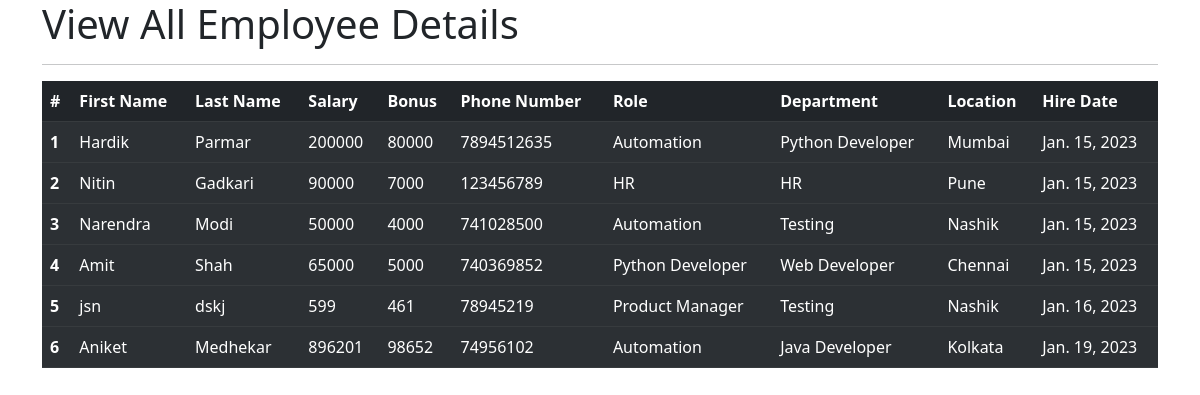
The app's page /all_emp with its own data.
### emp_app/models.py (models this page shows, shortened)
class Employee(models.Model):
    first_name = models.CharField(max_length=100 , null = False)
    last_name = models.CharField(max_length=100)
    dept = models.ForeignKey(Department , on_delete = models.CASCADE)
    salary = models.IntegerField(default=0)
    bonus = models.IntegerField(default=0)
    role = models.ForeignKey(Role , on_delete=models.CASCADE)
    phone = models.IntegerField(default=0)
    hire_date = models.DateField()
    def __str__(self):
        return "%s %s %s" %(self.first_name,self.last_name,self.phone)

class Role(models.Model):
    name = models.CharField(max_length=100,null=False)

class Department(models.Model):
    name = models.CharField(max_length=100 , null=False)
    location = models.CharField(max_length=100)

### emp_app/views.py (the view)
# urls.py: path('all_emp',views.all_emp,name = 'all_emp'),
def all_emp(request):
    emps = Employee.objects.all()
    context = {
        'emps' : emps
    }
    print(context)
    return render(request, 'view_all_emp.html',context )

### emp_app/templates/view_all_emp.html (shortened to what this page needs)
<!doctype html>
<html lang="en">
  <head>
    <link href="https://cdn.jsdelivr.net/npm/bootstrap@5.2.3/dist/css/bootstrap.min.css" rel="stylesheet">
  </head>
  <body>
    <div class="container">
        <h1>View All Employee Details</h1>
        <hr>
        <table class="table table-striped table-dark">
            <thead>
              <tr>
                <th scope="col">#</th>
                <th scope="col">First Name</th>
                <th scope="col">Last Name</th>
                <th scope="col">Salary</th>
                <th scope="col">Bonus</th>
                <th scope="col">Phone Number</th>
                <th scope="col">Role</th>
                <th scope="col">Department</th>
                <th scope="col">Location</th>
                <th scope="col">Hire Date</th>
              </tr>
            </thead>
                    {% for emp in emps %}
            <tbody>
              <tr>
                <th scope="row">{{emp.id}}</th>
                <td>{{emp.first_name}}</td>
                <td>{{emp.last_name}}</td>
                <td>{{emp.salary}}</td>
                <td>{{emp.bonus}}</td>
                <td>{{emp.phone}}</td>
                <td>{{emp.role.name}}</td>
                <td>{{emp.dept.name}}</td>
                <td>{{emp.dept.location}}</td>
                <td>{{emp.hire_date}}</td>
              </tr>
            </tbody>
                   {% endfor %}
          </table>
    </div>
  </body>
</html>

### records on screen
Employee: id "1", first_name "Hardik", last_name "Parmar", salary "200000", bonus "80000", phone "7894512635", role.name "Automation", dept.name "Python Developer", dept.location "Mumbai", hire_date "Jan. 15, 2023"
Employee: id "2", first_name "Nitin", last_name "Gadkari", salary "90000", bonus "7000", phone "123456789", role.name "HR", dept.name "HR", dept.location "Pune", hire_date "Jan. 15, 2023"
Employee: id "3", first_name "Narendra", last_name "Modi", salary "50000", bonus "4000", phone "741028500", role.name "Automation", dept.name "Testing", dept.location "Nashik", hire_date "Jan. 15, 2023"
Employee: id "4", first_name "Amit", last_name "Shah", salary "65000", bonus "5000", phone "740369852", role.name "Python Developer", dept.name "Web Developer", dept.location "Chennai", hire_date "Jan. 15, 2023"
Employee: id "5", first_name "jsn", last_name "dskj", salary "599", bonus "461", phone "78945219", role.name "Product Manager", dept.name "Testing", dept.location "Nashik", hire_date "Jan. 16, 2023"
Employee: id "6", first_name "Aniket", last_name "Medhekar", salary "896201", bonus "98652", phone "74956102", role.name "Automation", dept.name "Java Developer", dept.location "Kolkata", hire_date "Jan. 19, 2023"
